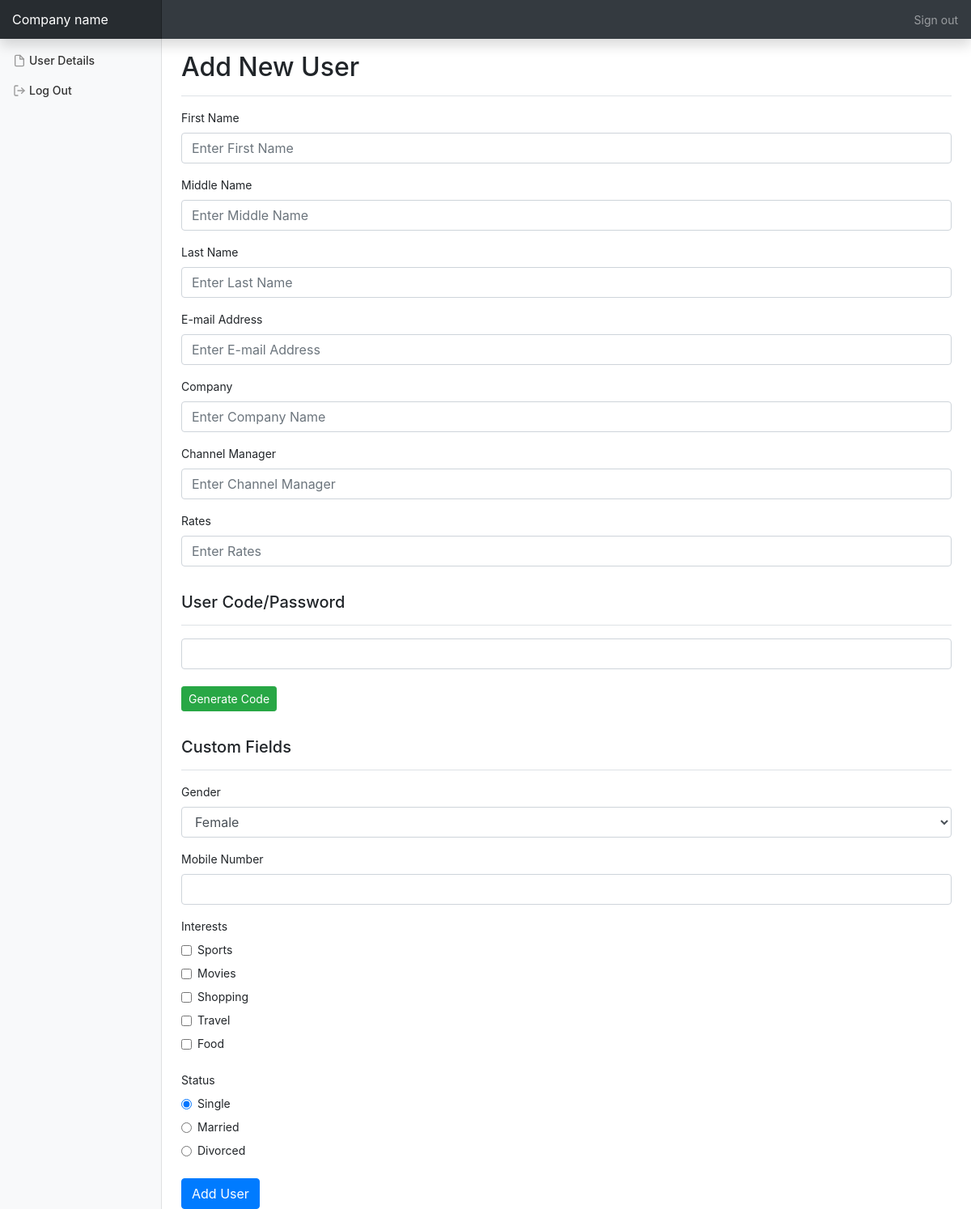
Page /index.php/admin/useradd on the committed database.
### tables this page shows
CREATE TABLE `custom_fields` (
  `id` bigint(20) NOT NULL,
  `meta_key` varchar(40) NOT NULL,
  `meta_value` varchar(40) NOT NULL,
  `meta_fieldtype` varchar(20) NOT NULL,
  `options` longtext NOT NULL,
  `global_enable` tinyint(1) NOT NULL DEFAULT '1'
);

### application/controllers/Admin.php (called while the page is built, shortened)
<?php
class Admin extends CI_Controller {
	public function useradd()
	{
		$data['fields'] = $this->fields->get_entries(array('global_enable' => 1));
		$this->load->view('partials/header');
		$this->load->view('partials/top_nav');
		$this->load->view('partials/container_open');
		$this->load->view('partials/left_nav');
		$this->load->view('admin/user_input', $data);
		$this->load->view('partials/container_close');
		$this->load->view('partials/footer');
	}
}

### index.php (called while the page is built, shortened)
<?php
require_once BASEPATH.'core/CodeIgniter.php';

### application/models/fields_model.php (called while the page is built, shortened)
<?php
class Fields_model extends CI_Model {
        public function get_entries($filter = array('1' => '1'))
        {
			$query = $this->db->get_where('custom_fields', $filter);
            return $query->result();
        }
}

### application/views/admin/user_input.php (the view, shortened to what this page needs)
  <main role="main" class="col-md-9 ml-sm-auto col-lg-10 px-4">
<div class="d-flex justify-content-between flex-wrap flex-md-nowrap align-items-center pt-3 pb-2 mb-3 border-bottom">
          <h1 class="h2">Add New User</h1>
      </div>
<form id="addUser">
	<div class="form-group">
		<label for="inputFirstName">First Name</label>
		<input type="text" class="form-control" name="first_name" id="inputFirstName" placeholder="Enter First Name" required>
	</div>
	<div class="form-group">
		<label for="inputMiddleName">Middle Name</label>
		<input type="text" class="form-control" name="middle_name" id="inputMiddleName" placeholder="Enter Middle Name">
	</div>
	<div class="form-group">
		<label for="inputLastName">Last Name</label>
		<input type="text" class="form-control" name="last_name" id="inputLastName" placeholder="Enter Last Name" required>
	</div>
	<div class="form-group">
		<label for="inputEmailAddress">E-mail Address</label>
		<input type="email" class="form-control" name="email_address" id="inputEmailAddress" placeholder="Enter E-mail Address" required>
	</div>
	<div class="form-group">
		<label for="inputCompany">Company</label>
		<input type="text" class="form-control" name="company" id="inputCompany" placeholder="Enter Company Name" required>
	</div>
	<div class="form-group">
		<label for="inputChannelManager">Channel Manager</label>
		<input type="text" class="form-control" name="channel_manager" id="inputChannelManager" placeholder="Enter Channel Manager" required>
	</div>
	<div class="form-group">
		<label for="inputRates">Rates</label>
		<input type="number" class="form-control" name="rates" id="inputRates" placeholder="Enter Rates">
	</div>
	<div class="d-flex justify-content-between flex-wrap flex-md-nowrap align-items-center pt-3 pb-2 mb-3 border-bottom">
		<h5 class="h5">User Code/Password</h5>
	</div>
	<div class="form-group">
		<input type="text" class="form-control" name="verification_code" id="inputVerificationCode" required><br />
		<button type="button" class="btn btn-sm btn-success" id="generateCode">Generate Code</button>
	</div>
	<div class="d-flex justify-content-between flex-wrap flex-md-nowrap align-items-center pt-3 pb-2 mb-3 border-bottom">
		<h5 class="h5">Custom Fields</h5>
	</div>
	<?php
	foreach ($fields as $row) {
		echo '<div class="form-group">';
		echo form_label($row->meta_value, $row->meta_key);
		switch($row->meta_fieldtype) {
			case 'textfield':
				$data = array(
					'name' => "custom[$row->id]",
					'id' => $row->meta_key,
					'class' => 'form-control'
				);
				echo form_input($data);
			break;
			case 'dropdown':
				$options = json_decode($row->options);
				echo form_dropdown("custom[$row->id]", $options, null, 'class="form-control"');
			break;
			case 'radio':
				foreach(json_decode($row->options) as $key=>$value) {
					echo '<div class="form-check">';
					echo form_radio("custom[$row->id]", $value, $key == 0 ? TRUE : FALSE, array('class' => 'form-check-input'));
					echo form_label($value, $value);
					echo '</div>';
				}
			break;
			case 'checkbox':
				foreach(json_decode($row->options) as $value) {
					echo '<div class="form-check">';
					echo form_checkbox("custom[$row->id]", $value, FALSE, array('class' => 'form-check-input'));
					echo form_label($value, $value);
					echo '</div>';
				}
			break;
		}
		echo '</div>';
	}
	?>
	<button type="submit" class="btn btn-primary">Add User</button>
</form>
  </main>

### application/views/partials/header.php (shortened to what this page needs)
<!DOCTYPE html>
<html lang="en">
  <head>
    <link href="<?php echo base_url(); ?>assets/css/bootstrap.min.css" rel="stylesheet">
    <link href="<?php echo base_url(); ?>assets/css/dashboard.css" rel="stylesheet">
  </head>
  <body>

### application/views/partials/top_nav.php
<nav class="navbar navbar-dark fixed-top bg-dark flex-md-nowrap p-0 shadow">
  <a class="navbar-brand col-sm-3 col-md-2 mr-0" href="#">Company name</a>
  <ul class="navbar-nav px-3">
    <li class="nav-item text-nowrap">
      <a class="nav-link" href="#">Sign out</a>
    </li>
  </ul>
</nav>

### application/views/partials/container_open.php
<div class="container-fluid">
  <div class="row">

### application/views/partials/left_nav.php
     <nav class="col-md-2 d-none d-md-block bg-light sidebar">
       <div class="sidebar-sticky">
         <ul class="nav flex-column">
<?php if($name = $this->session->is_admin) { ?>
           <li class="nav-item">
	<?php echo anchor('admin/index', '<span data-feather="home"></span>Admin', array('class' => 'nav-link')); ?>
           </li>
           <li class="nav-item">
	<?php echo anchor('admin/userview', '<span data-feather="users"></span>Users', array('class' => 'nav-link')); ?>
           </li>
           <li class="nav-item">
	<?php echo anchor('admin/fieldview', '<span data-feather="file"></span>Custom User Fields', array('class' => 'nav-link')); ?>
           </li>
<?php } else { ?>
           <li class="nav-item">
	<?php echo anchor('user/main', '<span data-feather="file"></span>User Details', array('class' => 'nav-link')); ?>
           </li>
<?php } ?>
        <li class="nav-item">
	<?php echo anchor('user/logout', '<span data-feather="log-out"></span>Log Out', array('class' => 'nav-link')); ?>
           </li>
         </ul>
       </div>
     </nav>

### application/views/partials/container_close.php
  </div>
</div>

### application/views/partials/footer.php (shortened to what this page needs)
  </body>
</html>

### assets/css/dashboard.css (style rules this page uses)
body { font-size: .875rem; }
.feather { width: 16px; height: 16px; vertical-align: text-bottom; }
.sidebar { position: fixed; top: 0; bottom: 0; left: 0; z-index: 100; padding: 48px 0 0; box-shadow: inset -1px 0 0 rgba(0, 0, 0, .1); }
.sidebar-sticky { position: relative; top: 0; height: calc(100vh - 48px); padding-top: .5rem; overflow-x: hidden; overflow-y: auto; }
.sidebar .nav-link { font-weight: 500; color: #333; }
.sidebar .nav-link .feather { margin-right: 4px; color: #999; }
[role="main"] { padding-top: 48px; }
.navbar-brand { padding-top: .75rem; padding-bottom: .75rem; font-size: 1rem; background-color: rgba(0, 0, 0, .25); box-shadow: inset -1px 0 0 rgba(0, 0, 0, .25); }

### rows in the picture
custom_fields: form_label($row->meta_value, $row->meta_key) "Gender"
custom_fields: form_label($row->meta_value, $row->meta_key) "Mobile Number"
custom_fields: form_label($row->meta_value, $row->meta_key) "Interests", options "Sports", options "Movies", options "Shopping", options "Travel", options "Food"
custom_fields: form_label($row->meta_value, $row->meta_key) "Status", options "Single", options "Married", options "Divorced"
